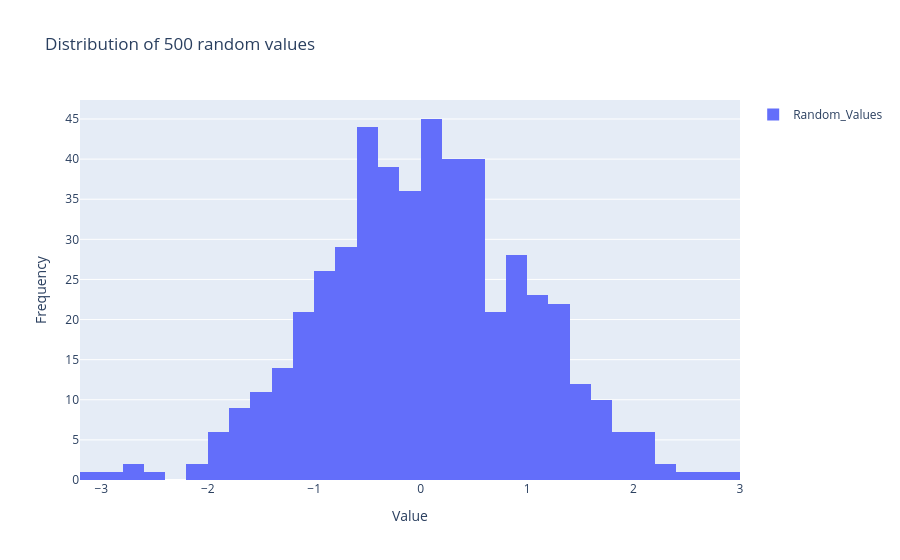

Notebook code for this chart:
### Code cell
import numpy as np
random_values=np.random.randn(500)

fig=go.Figure()
fig.add_trace(go.Histogram(
    x=random_values,
    name="Random_Values"

))
fig.update_layout(
    title="Distribution of 500 random values",
    xaxis_title="Value",
    yaxis_title="Frequency",
    showlegend=True
)
fig.show()

### Figure 1 — Plotly figure (JSON) as saved in the notebook; plotly's stock layout.template omitted (floating-point values rounded to 4 significant figures; data arrays with more than 128 entries replaced by an {"elided": "..."} marker saying what was removed)
{"data": [{"name": "Random_Values", "type": "histogram", "x": {"elided": "500 float values"}}], "layout": {"showlegend": true, "title": {"text": "Distribution of 500 random values"}, "xaxis": {"title": {"text": "Value"}}, "yaxis": {"title": {"text": "Frequency"}}}}
